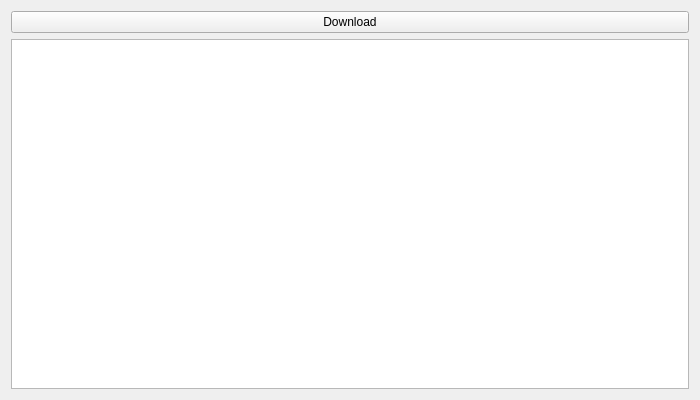
<?xml version="1.0" encoding="UTF-8"?>
<ui version="4.0">
 <class>Notepad</class>
 <widget class="QWidget" name="Notepad">
  <property name="geometry">
   <rect>
    <x>0</x>
    <y>0</y>
    <width>700</width>
    <height>400</height>
   </rect>
  </property>
  <property name="windowTitle">
   <string>Form</string>
  </property>
  <layout class="QVBoxLayout" name="verticalLayout_2">
   <item>
    <layout class="QVBoxLayout" name="verticalLayout">
     <item>
      <widget class="QPushButton" name="downloadButton">
       <property name="text">
        <string>Download</string>
       </property>
      </widget>
     </item>
     <item>
      <widget class="QTextEdit" name="editBox">
       <property name="font">
        <font>
         <weight>50</weight>
         <bold>false</bold>
        </font>
       </property>
       <property name="cursor" stdset="0">
        <cursorShape>ArrowCursor</cursorShape>
       </property>
       <property name="mouseTracking">
        <bool>true</bool>
       </property>
       <property name="autoFillBackground">
        <bool>false</bool>
       </property>
      </widget>
     </item>
    </layout>
   </item>
  </layout>
 </widget>
 <resources/>
 <connections/>
</ui>
